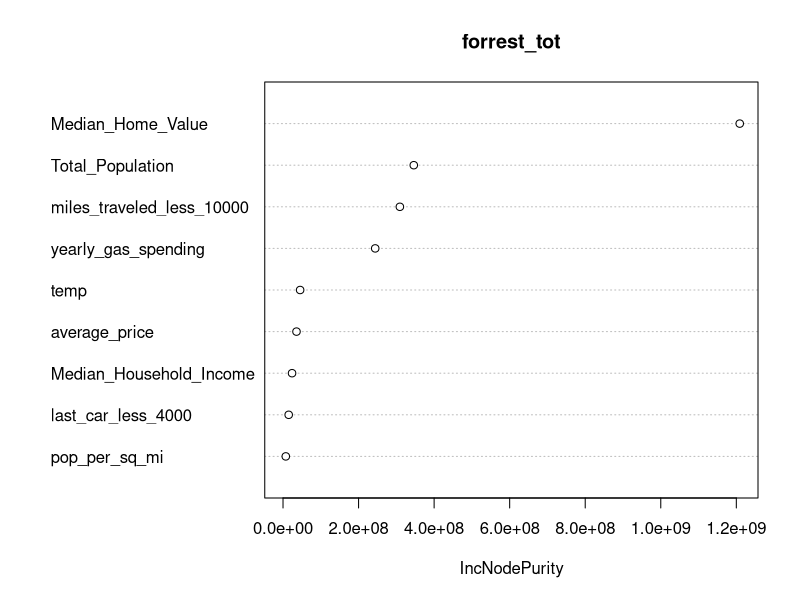
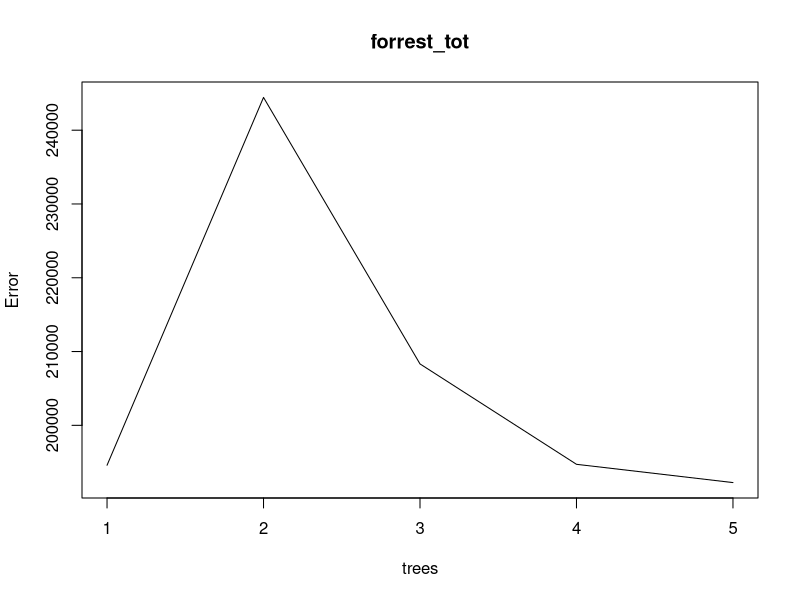
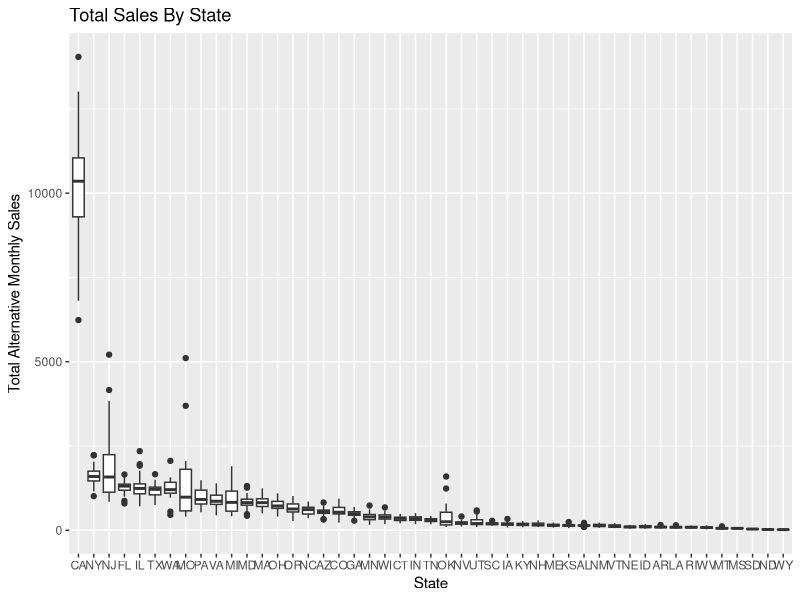
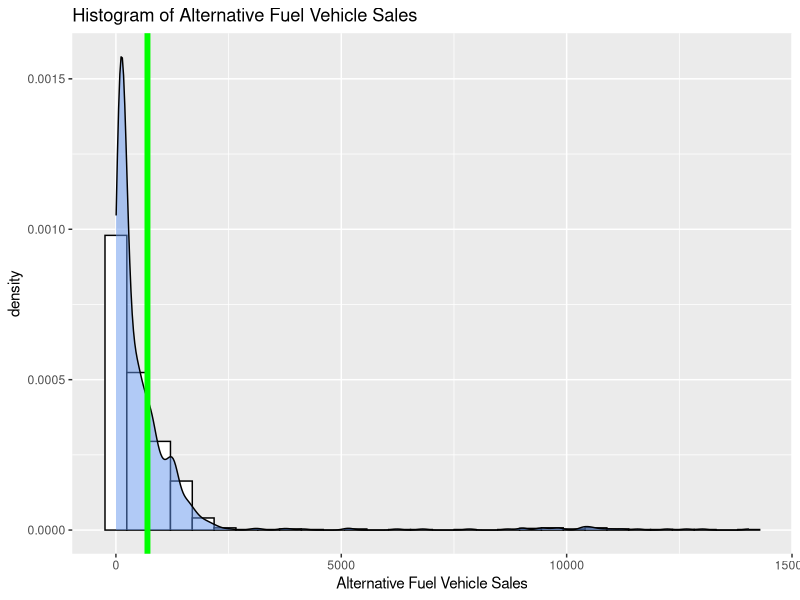
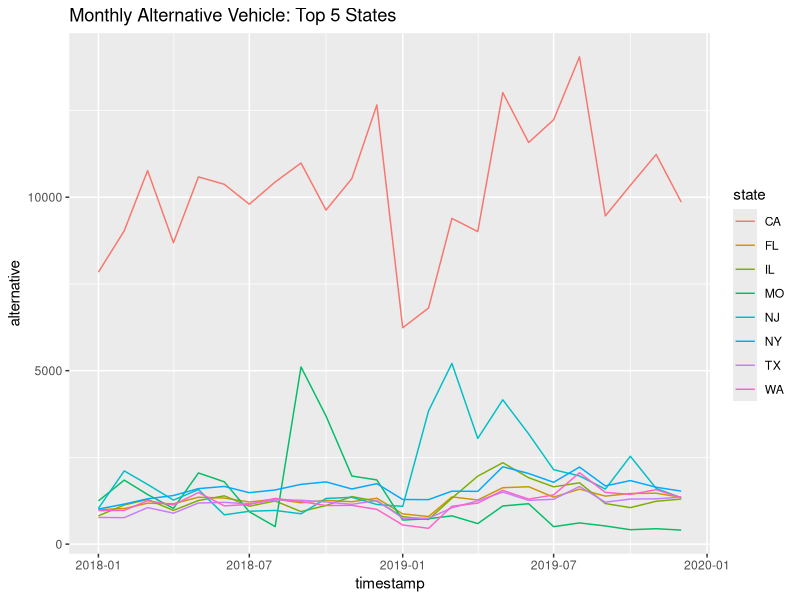
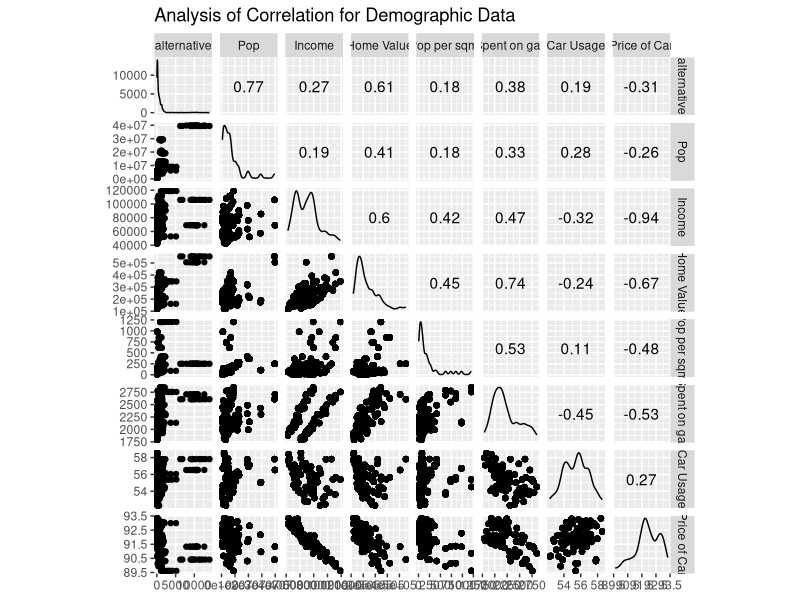
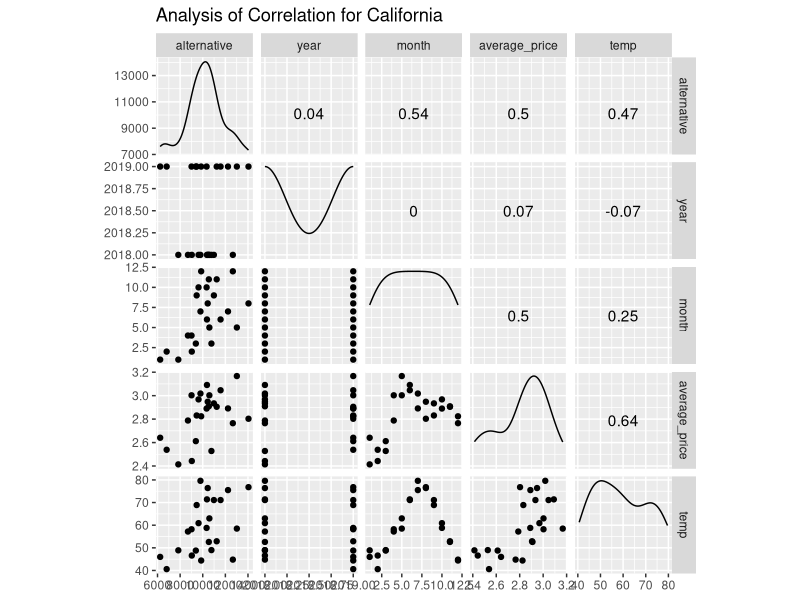
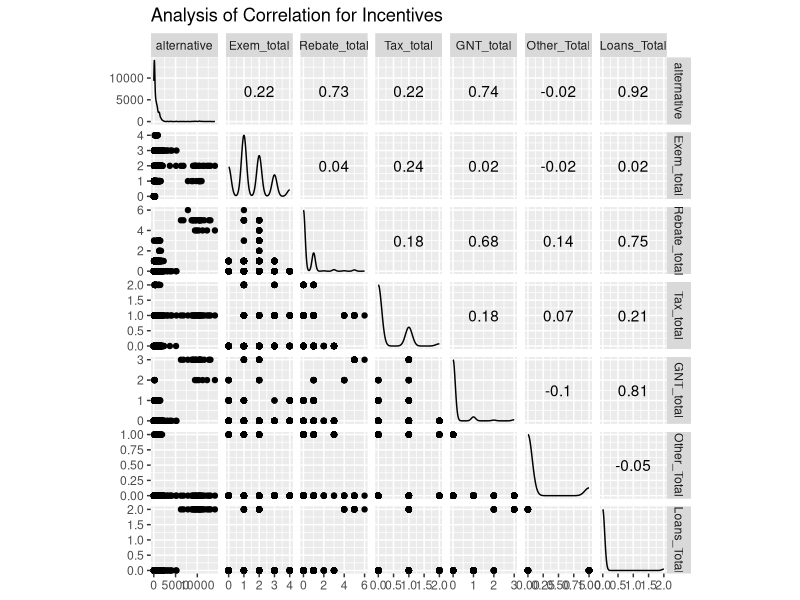

Source code (R) for these figures, in order:
## ---- chunk 1
knitr::opts_chunk$set(echo = TRUE)
## ---- chunk 2
library(tidyverse)
library(ggplot2)
library(lubridate)
library(readr)
library(caret)
library(party)
library(randomForest)
library(GGally)
library(gam)


## ---- chunk 3
Demographics <- read_csv("Yearly State Demographic Info.csv") %>%
  filter(state_full != "Alaska")%>%
  mutate(miles_traveled_less_10000 = `Miles_Traveled_<5000` + `Miles_Traveled_5000-9999`,
         last_car_less_4000 = `Last_Car_<$20000`+ `Last_Car_$20000-29999`+ `Last_Car_$30000-39999`) %>%
  select(state_full, Region, Total_Population, Median_Household_Income, Median_Home_Value, `Pop. per Sq. Mi.`, `Gasoline : Average`, year, miles_traveled_less_10000, last_car_less_4000) 

colnames(Demographics)[6] <- "pop_per_sq_mi"
colnames(Demographics)[7] <- "yearly_gas_spending"
## ---- chunk 4
incentives_join <- read_csv("incentives_join.csv") %>%
  mutate(Date = as.Date(Date),
         year = year(Date),
         month = month(Date)) %>%
  select(-Date)
names(incentives_join)[1] <- "state"


  

## ---- chunk 5
train1 <- read_csv("training_data.csv") %>%
  mutate(state = fct_relevel(state))
test1 <- read_csv("testing_data.csv") %>%
  mutate(state = fct_relevel(state))



data <- rbind(train1, test1)

data <- left_join(data,Demographics, by = c("state_full", "year"))

data <- left_join(data, incentives_join, by = c("state", "year", "month")) %>%
  mutate(timestamp = as.POSIXct(timestamp,  format = "%m/%d/%y"))

data[is.na(data)] <- 0

training_data <- data %>%
  filter(timestamp <= date("2019-09-01")) 
testing_data <- data %>%
  filter(timestamp >= date("2019-10-01"))
## ---- chunk 6
reg_train_rel = lm(relative ~ (timestamp) + average_price + temp + Total_Population + Median_Household_Income + Median_Home_Value + pop_per_sq_mi+ yearly_gas_spending +  miles_traveled_less_10000 + last_car_less_4000 + Region + Exem_total + Rebate_total + Tax_total + GNT_total + Other_Total + Loans_Total, data = training_data)

reg_train_tot = lm(alternative ~ state + timestamp + average_price + temp + Total_Population + Median_Household_Income + Median_Home_Value + pop_per_sq_mi+ yearly_gas_spending +  miles_traveled_less_10000 + last_car_less_4000 + Region + Exem_total + Rebate_total + Tax_total + GNT_total + Other_Total + Loans_Total, data = training_data)

knn_train_rel <- knnreg(relative ~ timestamp + average_price + temp + Total_Population + Median_Household_Income + Median_Home_Value + pop_per_sq_mi+ yearly_gas_spending +  miles_traveled_less_10000 + last_car_less_4000 + Region + Exem_total + Rebate_total + Tax_total + GNT_total + Other_Total + Loans_Total, data = training_data, k = 5)

knn_train_tot <- knnreg(alternative ~ state + month*year + average_price + temp + Total_Population + Median_Household_Income + Median_Home_Value + pop_per_sq_mi+ yearly_gas_spending +  miles_traveled_less_10000 + last_car_less_4000 + Region + Exem_total + Rebate_total + Tax_total + GNT_total + Other_Total + Loans_Total, data = training_data, k = 5)

tree_train_tot <- ctree(alternative ~ as.numeric(timestamp) + average_price + temp + Total_Population + Median_Household_Income + Median_Home_Value + pop_per_sq_mi+ yearly_gas_spending +  miles_traveled_less_10000 + last_car_less_4000 + as.factor(Region) + Exem_total + Rebate_total + Tax_total + GNT_total + Other_Total + Loans_Total,data = training_data)

forrest_tot <- randomForest(alternative ~   average_price + temp + Total_Population + Median_Household_Income + Median_Home_Value + pop_per_sq_mi+ yearly_gas_spending +  miles_traveled_less_10000 + last_car_less_4000 ,data = training_data, mtry = 4, ntree = 5)

gam_fit = gam(alternative~ state + month +  average_price + temp + Exem_total + Rebate_total + Tax_total + GNT_total + Other_Total + Loans_Total, data = training_data)
## ---- chunk 7
error_analysis <- testing_data %>% 
  mutate(reg_prediction_rel = predict(reg_train_rel, newdata = testing_data),
         knn_prediction_rel = predict(knn_train_rel, newdata = testing_data),
         reg_prediction_tot = predict(reg_train_tot, newdata = testing_data), 
         knn_prediction_tot = predict(knn_train_tot, newdata = testing_data), 
         tree_prediction_tot =predict(tree_train_tot, newdata = testing_data),
         forrest_prediction_tot = predict(forrest_tot, newdata = testing_data), 
         gam_prediction_tot = predict(gam_fit, newdata = testing_data)) %>%
  select(state, timestamp, state_full, year, month, alternative,reg_prediction_rel, knn_prediction_rel, relative,
         reg_prediction_tot,knn_prediction_tot, tree_prediction_tot, forrest_prediction_tot, gam_prediction_tot) %>%
  mutate(reg_percent_error_rel = abs((reg_prediction_rel - relative)/relative)*100,
         knn_percent_error_rel = abs((knn_prediction_rel - relative)/relative)*100, 
         reg_percent_error_tot = abs((reg_prediction_tot - alternative)/alternative)*100,
         knn_percent_error_tot = abs((knn_prediction_tot - alternative)/alternative)*100, 
         tree_percent_error_tot = abs((tree_prediction_tot - alternative)/alternative)*100,
         forrest_percent_error_tot = 
           abs((forrest_prediction_tot - alternative)/alternative)*100,
         gam_percent_error_tot = ((gam_prediction_tot - alternative)/alternative)*100) %>%
  arrange(desc(knn_percent_error_tot))
d <- data.frame(
"total_KNN_errror"  = mean(error_analysis$knn_percent_error_tot),
"total_linear_regression_errror" = mean(error_analysis$reg_percent_error_tot),
"total_decsion_tree_errror" = mean(error_analysis$tree_percent_error_tot), 
"total_forrest_errror" = mean(error_analysis$forrest_percent_error_tot), 
"gam_error" = mean(error_analysis$gam_percent_error_tot))
t(d)

## ---- chunk 8
print("regression analysis summary")
summary(reg_train_rel)
print("knn(5) analysis summary")
summary(knn_train_rel)
print("Decision Tree summary")
summary(tree_train_tot)
print("Random Forrest Summary")
summary(forrest_tot)
varImpPlot(forrest_tot)

plot(forrest_tot)

## ---- chunk 9
ggplot(data = data) + geom_boxplot(aes(x = fct_reorder(state, alternative, .desc = TRUE), y = alternative)) + ggtitle("Total Sales By State") + xlab("State") + ylab("Total Alternative Monthly Sales")

data %>%
  ggplot(aes(x = alternative)) + geom_histogram(aes(y = ..density..),
                 fill = "white",
                 color = "black") +
  geom_density(fill = "cornflowerblue", alpha = 0.5) + geom_vline(xintercept = mean(data$alternative), color = "green", size = 2) + xlab("Alternative Fuel Vehicle Sales") + ggtitle("Histogram of Alternative Fuel Vehicle Sales")

top_5 <- data %>%
  group_by(state, state_full) %>%
  summarise(avg_sales = mean(alternative)) %>%
  ungroup() %>%
  top_n(8, avg_sales) %>%
  arrange(desc(avg_sales))

data %>%
  filter(state %in% top_5$state) %>%
  ggplot(aes(x = timestamp, y = alternative)) + geom_line(aes(color = state)) + ggtitle("Monthly Alternative Vehicle: Top 5 States")
top_5 %>%
  select(state_full, avg_sales)

data %>%
  group_by(state, state_full) %>%
  summarise(avg_sd = sd(alternative), avg_sales = mean(alternative)) %>%
  mutate(sd_vs_mean = avg_sd/avg_sales)%>%
  ungroup() %>%
  top_n(5, avg_sd) %>%
  arrange(desc(avg_sd))

data %>%
  group_by(state, state_full) %>%
  summarise(avg_sd = sd(alternative), avg_sales = mean(alternative)) %>%
  mutate(sd_vs_mean = avg_sd/avg_sales)%>%
  ungroup() %>%
  top_n(5, sd_vs_mean) %>%
  arrange(desc(sd_vs_mean))

## ---- chunk 10
data1 <- data %>%
  dplyr::select(alternative, Total_Population, Median_Household_Income , Median_Home_Value , pop_per_sq_mi, yearly_gas_spending ,  miles_traveled_less_10000 , last_car_less_4000)
names(data1)[2] <- "Pop"
names(data1)[3] <- "Income"
names(data1)[4] <- "Home Value"
names(data1)[5] <- "Pop per sqmi"
names(data1)[6] <- "Spent on gas"
names(data1)[7] <- "Car Usage"
names(data1)[8] <- "Price of Car"



data2 <- data %>%
  filter(state == "CA")%>%
  dplyr::select(alternative, year, month, timestamp, average_price, temp, Region)
data3 <- data %>%
  dplyr::select(alternative, Exem_total:Loans_Total)

ggscatmat(data1,columns=1:ncol(data1),corMethod="pearson") + ggtitle("Analysis of Correlation for Demographic Data")

ggscatmat(data2,columns=1:ncol(data2),corMethod="pearson") + ggtitle("Analysis of Correlation for California")

ggscatmat(data3,columns=1:ncol(data2),corMethod="pearson") + ggtitle("Analysis of Correlation for Incentives")


## ---- chunk 11
error_analysis %>%
  filter(reg_percent_error_tot <1000) %>%
  ggplot(aes(x = reg_percent_error_tot)) + geom_histogram(aes(y = ..density..),
                 fill = "white",
                 color = "black") + 
  geom_density(fill = "cornflowerblue", alpha = 0.5) + geom_vline(xintercept = mean(error_analysis$reg_percent_error_tot), color = "green", size = 2) 

mean(error_analysis$reg_percent_error_tot, trim = .2)

## ---- chunk 12
ggplot(data = error_analysis, aes(x =forrest_percent_error_tot)) + 
  geom_histogram(aes( y = ..density..),
                 fill = "white",
                 color = "black") + 
  geom_density(fill = "cornflowerblue", alpha = 0.5) + geom_vline(xintercept = mean(error_analysis$forrest_percent_error_tot), color = "green", size = 2) + xlab("Random Forrest Error") + ggtitle("Histogram of Random Forrest Error")

error_analysis %>%
  group_by(state, state_full) %>%
  summarise(forrest_error_avg = mean(forrest_percent_error_tot)) %>%
  arrange(desc(forrest_error_avg))

data %>% 
  left_join(error_analysis %>% select(timestamp, forrest_prediction_tot, knn_prediction_tot, state), by = c("timestamp", "state")) %>%
  filter(year == 2019) %>%
  group_by(timestamp) %>%
  summarise(alternative_sales = sum(alternative), forrest_prediction = sum(forrest_prediction_tot), kkn_prediction =  sum(knn_prediction_tot)) %>%
  pivot_longer(cols = c(alternative_sales,forrest_prediction, kkn_prediction), names_to = "Sale_Type", values_to = "Sales") %>%
  filter(Sale_Type != "kkn_prediction")%>%
  drop_na() %>%
  ggplot() + geom_line(aes(x = timestamp, y = Sales, color = Sale_Type)) + xlab("Date") +
  ggtitle("Sales vs Prediction")
